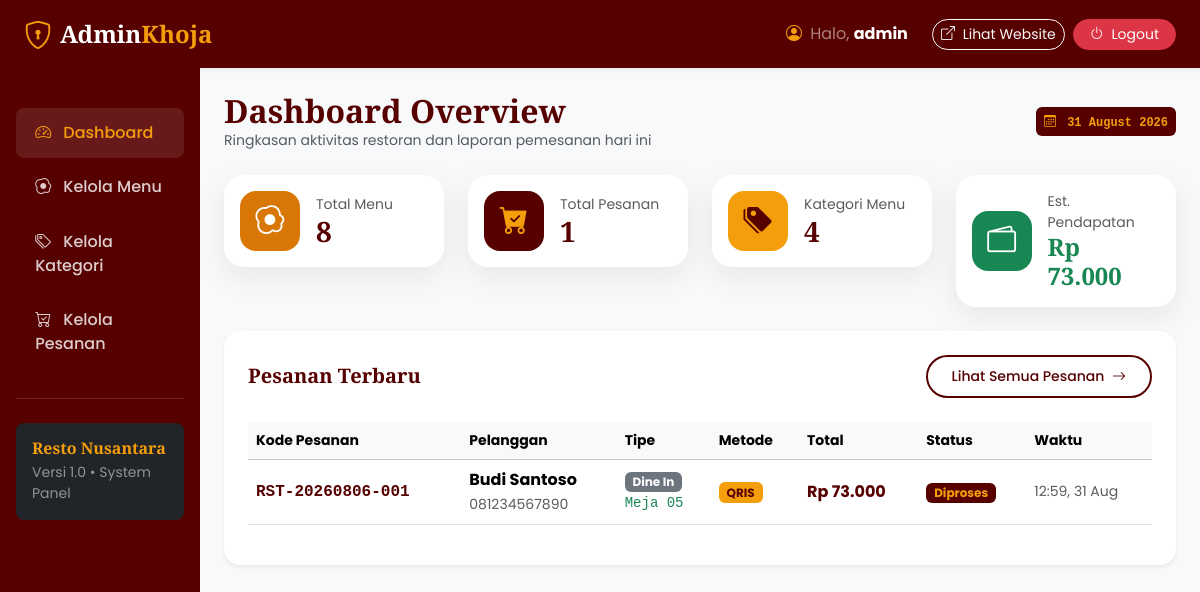
Screenshot of /admin/dashboard.php (signed in) with the database file from the repository.
### tables this page shows
CREATE TABLE `pesanan` (
  `id_pesanan` INT(11) NOT NULL AUTO_INCREMENT,
  `kode_pesanan` VARCHAR(20) NOT NULL,
  `nama_pelanggan` VARCHAR(100) NOT NULL,
  `no_hp` VARCHAR(20) NOT NULL,
  `tipe_pesanan` ENUM('Dine In','Take Away') NOT NULL,
  `nomor_meja` VARCHAR(10) DEFAULT NULL,
  `alamat` TEXT DEFAULT NULL,
  `metode_pembayaran` ENUM('QRIS','Cash') NOT NULL,
  `catatan` TEXT DEFAULT NULL,
  `total` DECIMAL(12,2) NOT NULL,
  `status` ENUM('Menunggu Pembayaran','Menunggu Verifikasi','Diproses','Siap Diambil','Selesai','Dibatalkan') NOT NULL DEFAULT 'Menunggu Pembayaran',
  `tanggal` DATETIME NOT NULL DEFAULT CURRENT_TIMESTAMP,
  PRIMARY KEY (`id_pesanan`),
  UNIQUE KEY `kode_pesanan` (`kode_pesanan`)
);

### config/koneksi.php (called while the page is built, shortened)
<?php
if (!function_exists('format_rupiah')) {
    function format_rupiah($angka) {
        return "Rp " . number_format($angka, 0, ',', '.');
    }
}
?>

### admin/dashboard.php (the view)
<?php
require_once __DIR__ . '/header.php';
try {
    $total_menu = $pdo->query("SELECT COUNT(*) FROM menu")->fetchColumn();
    $total_pesanan = $pdo->query("SELECT COUNT(*) FROM pesanan")->fetchColumn();
    $total_kategori = $pdo->query("SELECT COUNT(*) FROM kategori")->fetchColumn();
    $total_omset = $pdo->query("SELECT SUM(total) FROM pesanan WHERE status != 'Dibatalkan'")->fetchColumn() ?: 0;
    $stmt_recent = $pdo->query("SELECT * FROM pesanan ORDER BY id_pesanan DESC LIMIT 5");
    $recent_orders = $stmt_recent->fetchAll();
} catch (Exception $e) {
    $total_menu = $total_pesanan = $total_kategori = $total_omset = 0;
    $recent_orders = [];
}
?>
<div class="d-flex justify-content-between align-items-center mb-4">
    <div>
        <h2 class="font-heading fw-bold text-dark-green mb-0">Dashboard Overview</h2>
        <p class="text-muted small mb-0">Ringkasan aktivitas restoran dan laporan pemesanan hari ini</p>
    </div>
    <span class="badge bg-dark-green text-gold p-2 font-monospace">
        <i class="bi bi-calendar3 me-1"></i> <?= date('d F Y') ?>
    </span>
</div>
<div class="row g-4 mb-4">
    <div class="col-xl-3 col-md-6">
        <div class="card stat-card bg-white p-3 border-0">
            <div class="d-flex align-items-center gap-3">
                <div class="stat-icon bg-light-green text-white">
                    <i class="bi bi-egg-fried"></i>
                </div>
                <div>
                    <span class="text-muted small d-block">Total Menu</span>
                    <h3 class="fw-bold text-dark-green mb-0"><?= number_format($total_menu) ?></h3>
                </div>
            </div>
        </div>
    </div>
    <div class="col-xl-3 col-md-6">
        <div class="card stat-card bg-white p-3 border-0">
            <div class="d-flex align-items-center gap-3">
                <div class="stat-icon bg-dark-green text-gold">
                    <i class="bi bi-cart-check-fill"></i>
                </div>
                <div>
                    <span class="text-muted small d-block">Total Pesanan</span>
                    <h3 class="fw-bold text-dark-green mb-0"><?= number_format($total_pesanan) ?></h3>
                </div>
            </div>
        </div>
    </div>
    <div class="col-xl-3 col-md-6">
        <div class="card stat-card bg-white p-3 border-0">
            <div class="d-flex align-items-center gap-3">
                <div class="stat-icon bg-gold text-dark-green">
                    <i class="bi bi-tags-fill"></i>
                </div>
                <div>
                    <span class="text-muted small d-block">Kategori Menu</span>
                    <h3 class="fw-bold text-dark-green mb-0"><?= number_format($total_kategori) ?></h3>
                </div>
            </div>
        </div>
    </div>
    <div class="col-xl-3 col-md-6">
        <div class="card stat-card bg-white p-3 border-0">
            <div class="d-flex align-items-center gap-3">
                <div class="stat-icon bg-success text-white">
                    <i class="bi bi-wallet2"></i>
                </div>
                <div>
                    <span class="text-muted small d-block">Est. Pendapatan</span>
                    <h4 class="fw-bold text-success mb-0"><?= format_rupiah($total_omset) ?></h4>
                </div>
            </div>
        </div>
    </div>
</div>
<div class="card border-0 shadow-sm rounded-4 bg-white p-4">
    <div class="d-flex justify-content-between align-items-center mb-4">
        <h5 class="fw-bold font-heading text-dark-green mb-0">Pesanan Terbaru</h5>
        <a href="pesanan.php" class="btn btn-outline-custom btn-sm">
            Lihat Semua Pesanan <i class="bi bi-arrow-right ms-1"></i>
        </a>
    </div>
    <div class="table-responsive">
        <table class="table align-middle">
            <thead class="table-light small">
                <tr>
                    <th>Kode Pesanan</th>
                    <th>Pelanggan</th>
                    <th>Tipe</th>
                    <th>Metode</th>
                    <th>Total</th>
                    <th>Status</th>
                    <th>Waktu</th>
                </tr>
            </thead>
            <tbody>
                <?php if (count($recent_orders) > 0): ?>
                    <?php foreach ($recent_orders as $ro): ?>
                        <tr>
                            <td class="fw-bold text-dark-green font-monospace"><?= htmlspecialchars($ro['kode_pesanan']) ?></td>
                            <td>
                                <div><strong><?= htmlspecialchars($ro['nama_pelanggan']) ?></strong></div>
                                <small class="text-muted"><?= htmlspecialchars($ro['no_hp']) ?></small>
                            </td>
                            <td>
                                <span class="badge bg-secondary"><?= htmlspecialchars($ro['tipe_pesanan']) ?></span>
                                <?php if ($ro['tipe_pesanan'] === 'Dine In'): ?>
                                    <small class="d-block text-success font-monospace"><?= htmlspecialchars($ro['nomor_meja']) ?></small>
                                <?php endif; ?>
                            </td>
                            <td>
                                <span class="badge bg-gold text-dark-green"><?= htmlspecialchars($ro['metode_pembayaran']) ?></span>
                            </td>
                            <td class="fw-bold text-dark-green"><?= format_rupiah($ro['total']) ?></td>
                            <td>
                                <span class="badge bg-dark-green text-gold px-2 py-1"><?= htmlspecialchars($ro['status']) ?></span>
                            </td>
                            <td class="small text-muted"><?= date('H:i, d M', strtotime($ro['tanggal'])) ?></td>
                        </tr>
                    <?php endforeach; ?>
                <?php else: ?>
                    <tr>
                        <td colspan="7" class="text-center text-muted py-4">Belum ada pesanan masuk.</td>
                    </tr>
                <?php endif; ?>
            </tbody>
        </table>
    </div>
</div>
<?php require_once __DIR__ . '/footer.php'; ?>

### assets/css/style.css (style rules this page uses)
:root { --color-dark-green: #570000; --color-dark-green-hover: #cc6d69; --color-light-green: #D97706; --color-light-green-bg: #E0F2FE; --color-gold: #F59E0B; --color-gold-hover: #D97706; --color-white: #FFFFFF; --color-bg: #fcf9f8; --color-text-dark: #0F172A; --color-text-muted: #64748B; --box-shadow-soft: 0 10px 30px rgba(15, 23, 42, 0.08); --box-shadow-hover: 0 15px 35px rgba(21, 30, 49, 0.15); --font-heading: 'Playfair Display', serif; --font-body: 'Poppins', sans-serif; --radius-rounded: 50rem; --radius-card: 1.25rem; }
body { font-family: var(--font-body); background-color: var(--color-bg); color: var(--color-text-dark); display: flex; flex-direction: column; min-height: 100vh; }
h1, h2, h3, h4, .font-heading { font-family: var(--font-heading); }
.bg-dark-green { background-color: var(--color-dark-green) !important; }
.bg-light-green { background-color: var(--color-light-green) !important; }
.bg-gold { background-color: var(--color-gold) !important; }
.text-dark-green { color: var(--color-dark-green) !important; }
.text-gold { color: var(--color-gold) !important; }
.btn-outline-custom { border: 2px solid var(--color-dark-green); color: var(--color-dark-green); background: transparent; font-weight: 500; padding: 0.55rem 1.5rem; border-radius: var(--radius-rounded); transition: all 0.3s ease; }
.stat-card { border: none; border-radius: var(--radius-card); box-shadow: var(--box-shadow-soft); transition: all 0.3s ease; }
.stat-icon { width: 60px; height: 60px; border-radius: 1rem; display: flex; align-items: center; justify-content: center; font-size: 1.8rem; }

### rows the page displays
pesanan: kode_pesanan "RST-20260806-001", nama_pelanggan "Budi Santoso", no_hp "081234567890", tipe_pesanan "Dine In", nomor_meja "Meja 05", metode_pembayaran "QRIS", total "Rp 73.000", status "Diproses", tanggal "12:59, 31 Aug"

### other values shown
$_SESSION['admin_user'] "admin"
$total_menu "8"
$total_pesanan "1"
$total_kategori "4"
format_rupiah($total_omset) "Rp 73.000"
